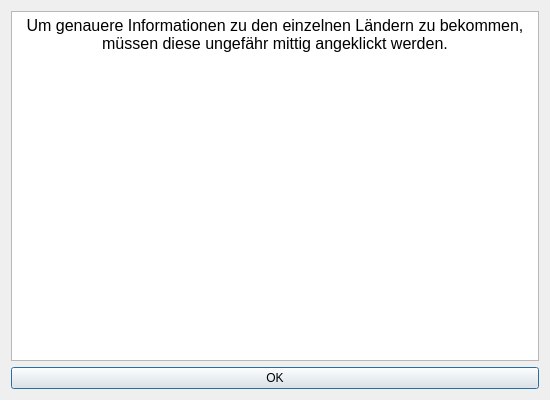
<?xml version="1.0" encoding="UTF-8"?>
<ui version="4.0">
 <class>MyDialog</class>
 <widget class="QDialog" name="MyDialog">
  <property name="geometry">
   <rect>
    <x>0</x>
    <y>0</y>
    <width>550</width>
    <height>400</height>
   </rect>
  </property>
  <property name="minimumSize">
   <size>
    <width>400</width>
    <height>400</height>
   </size>
  </property>
  <property name="windowTitle">
   <string>Info</string>
  </property>
  <layout class="QVBoxLayout" name="verticalLayout">
   <item>
    <widget class="QTextBrowser" name="textBrowser">
     <property name="html">
      <string>&lt;!DOCTYPE HTML PUBLIC &quot;-//W3C//DTD HTML 4.0//EN&quot; &quot;http://www.w3.org/TR/REC-html40/strict.dtd&quot;&gt;
&lt;html&gt;&lt;head&gt;&lt;meta name=&quot;qrichtext&quot; content=&quot;1&quot; /&gt;&lt;style type=&quot;text/css&quot;&gt;
p, li { white-space: pre-wrap; }
&lt;/style&gt;&lt;/head&gt;&lt;body style=&quot; font-family:'MS Shell Dlg 2'; font-size:7.875pt; font-weight:400; font-style:normal;&quot;&gt;
&lt;p align=&quot;center&quot; style=&quot; margin-top:0px; margin-bottom:0px; margin-left:0px; margin-right:0px; -qt-block-indent:0; text-indent:0px;&quot;&gt;&lt;span style=&quot; font-size:12pt;&quot;&gt;Um genauere Informationen zu den einzelnen Ländern zu bekommen, müssen diese ungefähr mittig angeklickt werden.&lt;/span&gt;&lt;/p&gt;&lt;/body&gt;&lt;/html&gt;</string>
     </property>
    </widget>
   </item>
   <item>
    <widget class="QPushButton" name="pushButton">
     <property name="text">
      <string>OK</string>
     </property>
    </widget>
   </item>
  </layout>
 </widget>
 <resources/>
 <connections/>
</ui>
